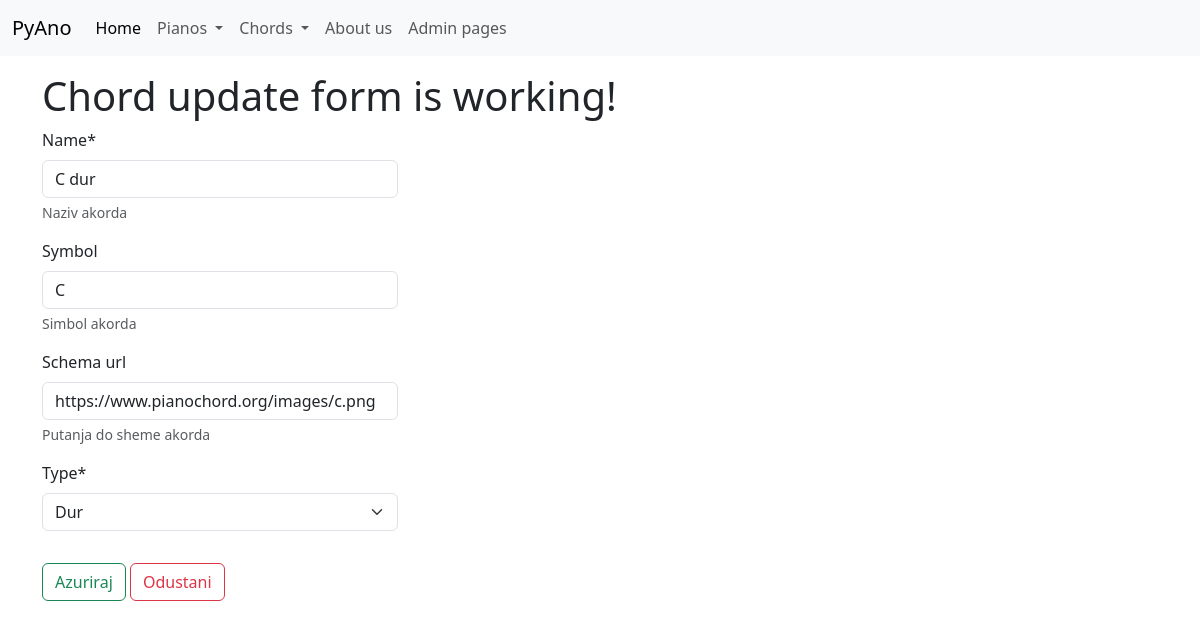
Page /chords//update/1 on the committed database.
### chords/models/chords.py (models this page shows, shortened)
class Chord(models.Model):
    name = models.CharField(
        max_length=15,
        null=False,
        blank=False,
        help_text='Naziv akorda'
    )
    symbol = models.CharField(
        max_length=15,
        null=True,
        blank=True,
        help_text='Simbol akorda'
    )
    schema_url = models.CharField(
        max_length=750,
        null=True,
        blank=True,
        help_text='Putanja do sheme akorda'
    )
    type = models.ForeignKey(
        ChordType,
        null=False,
        default=0,
        on_delete=models.SET_DEFAULT
    )

### chords/models/chords_type.py (models this page shows)
class ChordType(models.Model):
    name = models.CharField(
        max_length=150,
        null=False,
        blank=False,
        help_text='Tip akorda'
    )
    def __str__(self):
        return f'{self.name}'

### chords/views.py (the view)
# urls.py: path('/update/<int:pk>', views.ChordUpdateView.as_view(), name='chords_update'),
class ChordUpdateView(UpdateView):
    model = Chord
    fields = '__all__'
    template_name_suffix = '_update_form'
    success_url = reverse_lazy('chords:chords_list')

### templates/chords/chord_update_form.html (shortened to what this page needs)
{% extends "base/base.html" %}
{% load crispy_forms_tags %}
{% block page_content %}
<h1>Chord update form is working!</h1>
<div class="row">
    <div class="col-4">
        <form method="post">
            {{ form | crispy }}
            <input type="submit" value="Azuriraj" class="mt-3 btn btn-outline-success" />
            <a class="mt-3 btn btn-outline-danger" href="{% url 'chords:chords_list' %}">Odustani</a>
        </form>
    </div>
</div>
{% endblock page_content %}

### rows in the picture
Chord: name "C dur", symbol "C", schema_url "https://www.pianochord.org/images/c.png", type "Dur"
